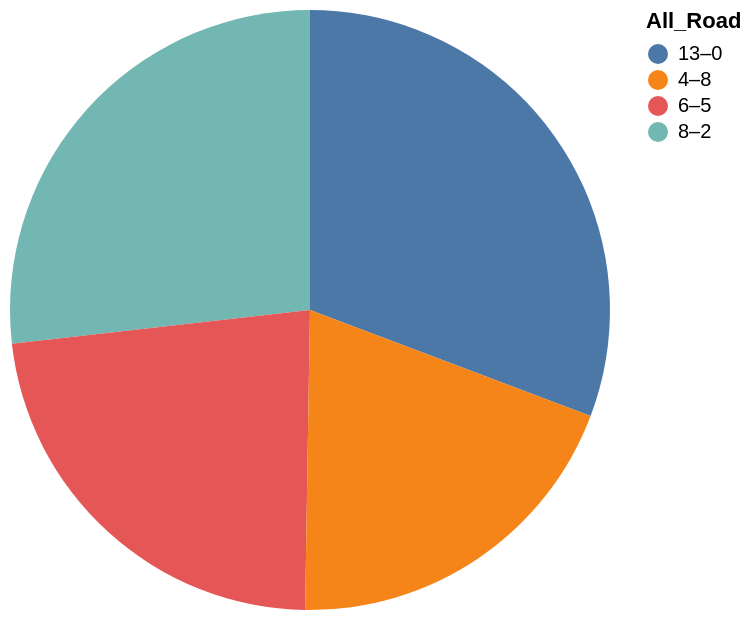

This figure's Vega-Lite source:
### Vega-Lite specification from a JSON file in a GitHub repository (floating-point values rounded to 4 significant figures)
{"data": {"values": [{"x_data": "13–0", "y_data": 0.946}, {"x_data": "8–2", "y_data": 0.824}, {"x_data": "6–5", "y_data": 0.706}, {"x_data": "4–8", "y_data": 0.6}]}, "mark": "arc", "encoding": {"theta": {"field": "y_data", "type": "quantitative", "title": "All_Games_Percent"}, "color": {"field": "x_data", "type": "nominal", "title": "All_Road"}}}
